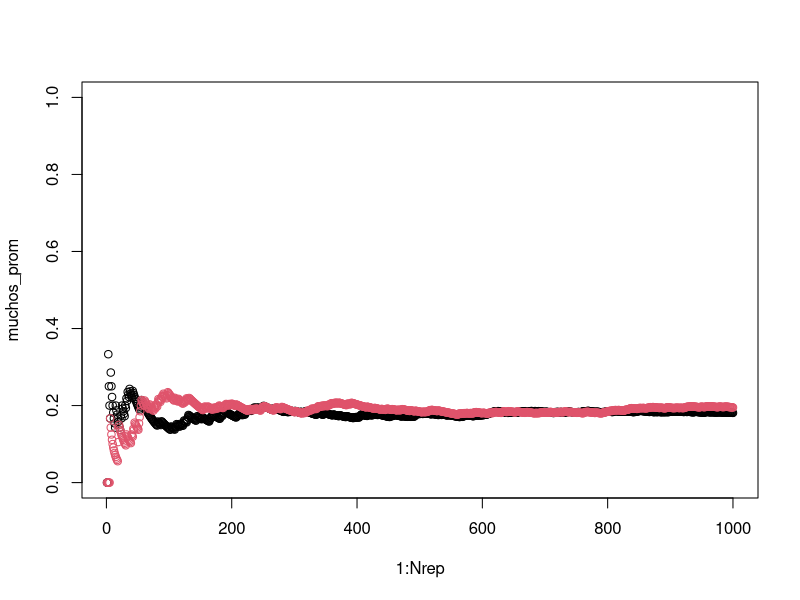
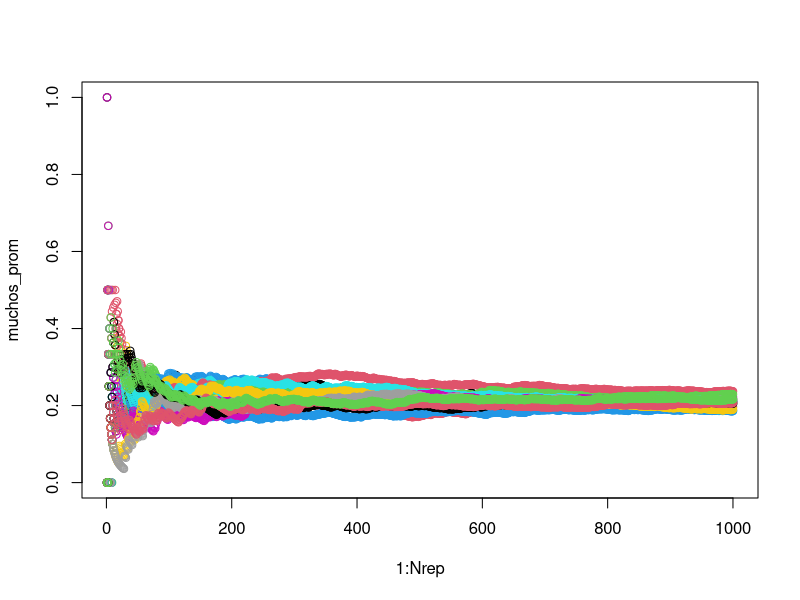
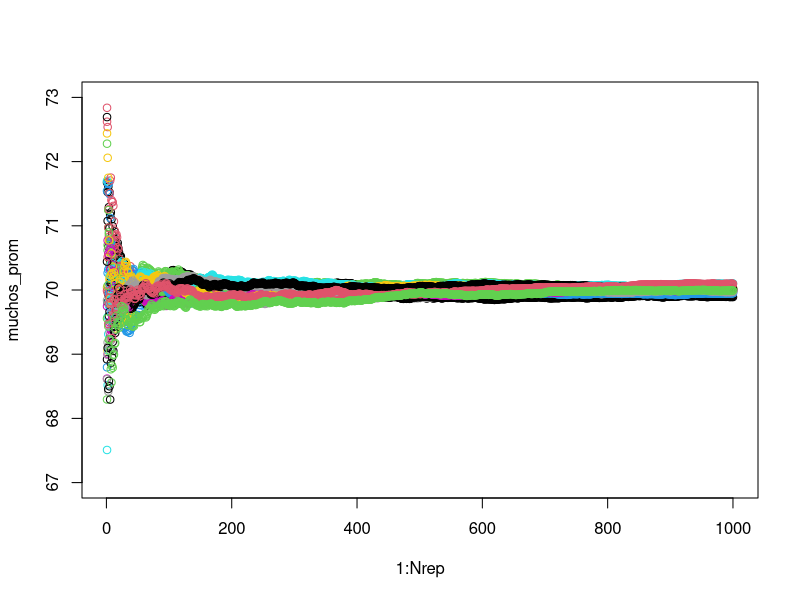
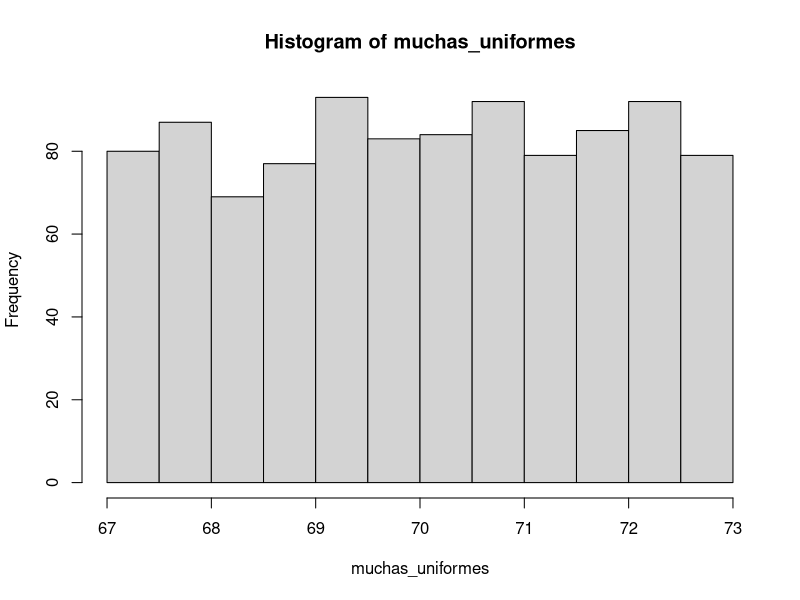
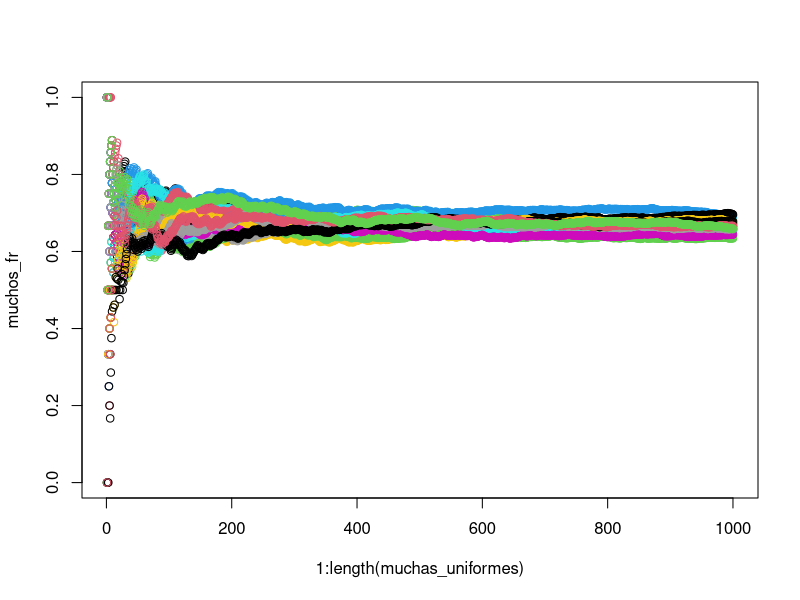

Recreate these plots in R, in order. (Note: this script raises an error after producing the figures.)
## 11/05 guia de trabajo
#########

p <- 0.2
Nrep <- 1000
muchas_ber <- rbinom(Nrep,size = 1 ,prob = p)

muchos_prom <- rep(NaN,Nrep)

for (i in 1:Nrep) {
  muchas_ber_corte <- muchas_ber[1:i]
  muchos_prom[i] <- mean(muchas_ber_corte)
}

plot(1:Nrep,
     muchos_prom,
     ylim = c(0,1)
     )

muchas_ber2 <- rbinom(Nrep,size = 1 ,prob = p)
muchos_prom2 <- rep(NaN,Nrep)

for (i in 1:Nrep) {
  muchas_ber_corte <- muchas_ber2[1:i]
  muchos_prom2[i] <- mean(muchas_ber_corte)
}

points(1:Nrep,
     muchos_prom2,
     ylim = c(0,1),
     col=2
)


################
muchas_ber <- rbinom(Nrep,size = 1 ,prob = p)

muchos_prom <- rep(NaN,Nrep)

for (i in 1:Nrep) {
  muchas_ber_corte <- muchas_ber[1:i]
  muchos_prom[i] <- mean(muchas_ber_corte)
}

plot(1:Nrep,
     muchos_prom,
     ylim = c(0,1)
)


Ngen <- 20

for (j in 1:(Ngen-1)) {
  muchas_ber <- rbinom(Nrep,size = 1 ,prob = p)
  muchos_prom <- rep(NaN,Nrep)
  
  for (i in 1:Nrep) {
    muchas_ber_corte <- muchas_ber[1:i]
    muchos_prom[i] <- mean(muchas_ber_corte)
  }
  
  points(1:Nrep,
         muchos_prom,
         ylim = c(0,1),
         col=j
  )
}

########## 1.2

muchos_unif <- runif(Nrep,67,73)

muchos_prom <- rep(NaN,Nrep)

for (i in 1:Nrep) {
  muchas_unif_corte <- muchos_unif[1:i]
  muchos_prom[i] <- mean(muchas_unif_corte)
}

plot(1:Nrep,
     muchos_prom,
     ylim = c(67,73)
)


Ngen <- 20

for (j in 1:(Ngen-1)) {
  muchas_unif <- runif(Nrep,67,73)
  muchos_prom <- rep(NaN,Nrep)
  
  for (i in 1:Nrep) {
    muchas_unif_corte <- muchas_unif[1:i]
    muchos_prom[i] <- mean(muchas_unif_corte)
  }
  
  points(1:Nrep,
         muchos_prom,
         col=j
  )
}


# Frecuencias Relativas y Probabilidades

# 7
# 4/6

# 8
muchas_uniformes <- runif(Nrep, 67,73) 

hist(muchas_uniformes)

# 9
muchos_fr <- rep(NaN,Nrep)

for (i in 1:Nrep) {
  muchas_unif_corte1 <- muchos_unif[1:i]
  muchas_unif_corte2 <- muchas_unif_corte1[muchas_unif_corte1 > 68 & muchas_unif_corte1 < 72]
  muchos_fr[i] <- length(muchas_unif_corte2)/ length(muchas_unif_corte1)
}

# 10 
plot(x=1:length(muchas_uniformes), y= muchos_fr, ylim=c(0,1))

# 11 
Ngen <- 20

for (j in 1:(Ngen-1)) {
  muchas_unif <- runif(Nrep,67,73)
  muchos_fr <- rep(NaN,Nrep)
  
  for (i in 1:Nrep) {
    muchas_unif_corte1 <- muchas_unif[1:i]
    muchas_unif_corte2 <- muchas_unif_corte1[muchas_unif_corte1 > 68 & muchas_unif_corte1 < 72]
    muchos_fr[i] <- length(muchas_unif_corte2)/ length(muchas_unif_corte1)
  }
  
  points(1:Nrep,
         muchos_fr,
         col=j
  )
}

# 12 
# 0.66

#### 1.3 Distribucion Normal

rnorm(n,70,1.2)

# 1
# mu

# 2
muchas_normales <- rnorm(Nrep, 70,1.2)
hist(muchas_normales)

# 3
muchos_promedios_normales <- rep(NaN,Nrep)

for (i in 1:Nrep) {
  muchas_norm_corte <- muchas_normales[1:i]
  muchos_promedios_normales[i] <- mean(muchas_norm_corte)
}

plot(1:Nrep,
     muchos_promedios_normales,
     ylim = c(60,80)
)


Ngen <- 20

for (j in 1:(Ngen-1)) {
  muchas_normales <- rnorm(Nrep, 70,1.2)
  muchos_promedios_normales <- rep(NaN,Nrep)
  
  
  for (i in 1:Nrep) {
    muchas_norm_corte <- muchas_normales[1:i]
    muchos_promedios_normales[i] <- mean(muchas_norm_corte)
  }
  
  points(1:Nrep,
         muchos_promedios_normales,
         col=j
  )
}


# 7








